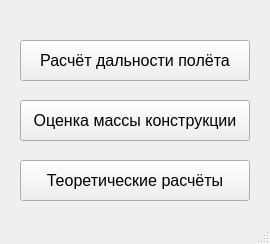
<?xml version="1.0" encoding="UTF-8"?>
<ui version="4.0">
 <class>main_window</class>
 <widget class="QMainWindow" name="main_window">
  <property name="windowModality">
   <enum>Qt::ApplicationModal</enum>
  </property>
  <property name="geometry">
   <rect>
    <x>0</x>
    <y>0</y>
    <width>270</width>
    <height>244</height>
   </rect>
  </property>
  <property name="sizePolicy">
   <sizepolicy hsizetype="Fixed" vsizetype="Fixed">
    <horstretch>0</horstretch>
    <verstretch>0</verstretch>
   </sizepolicy>
  </property>
  <property name="font">
   <font>
    <family>Arial</family>
   </font>
  </property>
  <property name="windowTitle">
   <string>АэроКалькулятор</string>
  </property>
  <property name="iconSize">
   <size>
    <width>0</width>
    <height>0</height>
   </size>
  </property>
  <property name="tabShape">
   <enum>QTabWidget::Rounded</enum>
  </property>
  <widget class="QWidget" name="centralwidget">
   <widget class="QPushButton" name="theory_btn">
    <property name="geometry">
     <rect>
      <x>20</x>
      <y>160</y>
      <width>230</width>
      <height>41</height>
     </rect>
    </property>
    <property name="font">
     <font>
      <pointsize>12</pointsize>
     </font>
    </property>
    <property name="text">
     <string>Теоретические расчёты</string>
    </property>
   </widget>
   <widget class="QPushButton" name="mass_btn">
    <property name="geometry">
     <rect>
      <x>20</x>
      <y>100</y>
      <width>230</width>
      <height>41</height>
     </rect>
    </property>
    <property name="font">
     <font>
      <pointsize>12</pointsize>
     </font>
    </property>
    <property name="text">
     <string>Оценка массы конструкции</string>
    </property>
   </widget>
   <widget class="QPushButton" name="range_btn">
    <property name="geometry">
     <rect>
      <x>20</x>
      <y>40</y>
      <width>230</width>
      <height>41</height>
     </rect>
    </property>
    <property name="font">
     <font>
      <pointsize>12</pointsize>
     </font>
    </property>
    <property name="text">
     <string>Расчёт дальности полёта</string>
    </property>
   </widget>
  </widget>
  <widget class="QMenuBar" name="menubar">
   <property name="geometry">
    <rect>
     <x>0</x>
     <y>0</y>
     <width>270</width>
     <height>21</height>
    </rect>
   </property>
  </widget>
  <widget class="QStatusBar" name="statusbar"/>
 </widget>
 <resources/>
 <connections/>
</ui>
